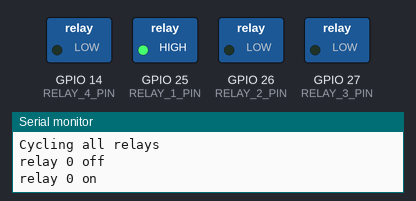
A sketch run on a simulated ESP32. On the bench: switched loads named in the sketch (green lamp = pin HIGH), the last lines printed to the serial monitor.

Above: at 0.1 s.
At 2.1 s:
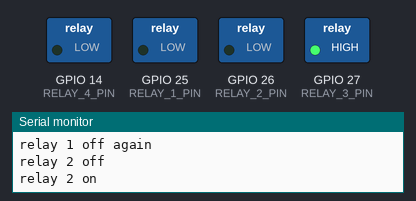
At 4.1 s:
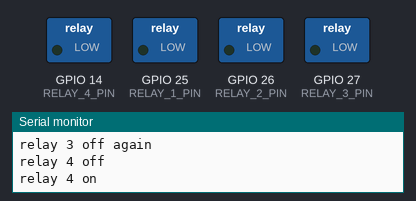
At 7.1 s:
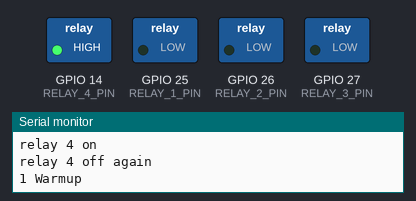
At 66.1 s:
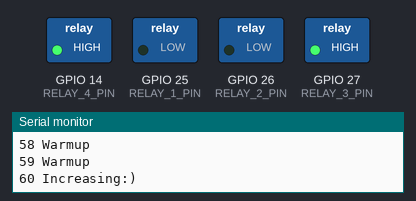
At 126.1 s:
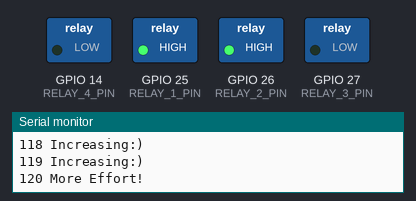
Timing chart, 0 to 127.6 s (numbered marks = the images above):
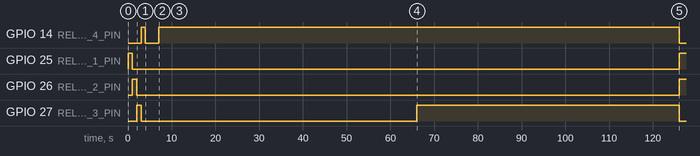

The sketch:

basicTurboTrainer_esp32.ino
```cpp
// Adrian Pilkington 2025

// massively cut down turbo trainer, just runs relays to a set exercise program

#define RELAY_1_PIN 25
#define RELAY_2_PIN 26
#define RELAY_3_PIN 27
#define RELAY_4_PIN 14
#define NUMBER_OF_RELAYS 4

bool inExerciseProg = true;
int inExerciseProgCounter = true;

int relayPinArray[NUMBER_OF_RELAYS] = {RELAY_1_PIN, RELAY_2_PIN, RELAY_3_PIN, RELAY_4_PIN};

#define INTERVAL_WARMUP 60
#define INTERVAL_STARTING 120
#define INTERVAL_INCREASING 240
#define INTERVAL_MAX_EFFORT_1 270
#define INTERVAL_BETWEEN    300
#define INTERVAL_MAX_EFFORT_2 330
#define INTERVAL_COOLDOWN 360
#define INTERVAL_END 390

void setup()
{
  pinMode(RELAY_1_PIN, OUTPUT);
  digitalWrite(RELAY_1_PIN, LOW);
  pinMode(RELAY_2_PIN, OUTPUT);
  digitalWrite(RELAY_2_PIN, LOW);
  pinMode(RELAY_3_PIN, OUTPUT);
  digitalWrite(RELAY_3_PIN, LOW);
  pinMode(RELAY_4_PIN, OUTPUT);
  digitalWrite(RELAY_4_PIN, LOW);

  Serial.begin(115200);

  // cycle the realsy to as an audible check everythings running
  Serial.println("Cycling all relays");

  for (int i = 0; i <= NUMBER_OF_RELAYS; i++)
  {
    Serial.print("relay ");
    Serial.print(i);
    Serial.println(" off");
    digitalWrite(relayPinArray[i], LOW);
    digitalWrite(relayPinArray[i], HIGH);
    Serial.print("relay ");
    Serial.print(i);
    Serial.println(" on");
    sleep(1);
    digitalWrite(relayPinArray[i], LOW);
    Serial.print("relay ");
    Serial.print(i);
    Serial.println(" off again");
  }
  sleep(2);
}


void loop()
{
  Serial.print(inExerciseProgCounter);
  Serial.print(" ");
  // inExerciseProg causes the relays to be set in a predefined sequence
  if (inExerciseProg == true)
  {
     if (inExerciseProgCounter < INTERVAL_WARMUP)
     {
         Serial.println("Warmup");
         digitalWrite(RELAY_1_PIN, LOW);
         digitalWrite(RELAY_2_PIN, LOW);
         digitalWrite(RELAY_3_PIN, LOW);
         digitalWrite(RELAY_4_PIN, HIGH);
     }
     else if (inExerciseProgCounter < INTERVAL_STARTING)
     {
        Serial.println("Increasing:)");
         digitalWrite(RELAY_1_PIN, LOW);
         digitalWrite(RELAY_2_PIN, LOW);
         digitalWrite(RELAY_3_PIN, HIGH);
         digitalWrite(RELAY_4_PIN, HIGH);
     }
     else if (inExerciseProgCounter < INTERVAL_INCREASING)
     {
        Serial.println("More Effort!");
         digitalWrite(RELAY_1_PIN, HIGH);
         digitalWrite(RELAY_2_PIN, HIGH);
         digitalWrite(RELAY_3_PIN, LOW);
         digitalWrite(RELAY_4_PIN, LOW);
     }
     else if (inExerciseProgCounter < INTERVAL_MAX_EFFORT_1)
     {
        Serial.println("Max Effort!");
         digitalWrite(RELAY_1_PIN, HIGH);
         digitalWrite(RELAY_2_PIN, HIGH);
         digitalWrite(RELAY_3_PIN, HIGH);
         digitalWrite(RELAY_4_PIN, HIGH);
     }
     else if (inExerciseProgCounter < INTERVAL_BETWEEN)
     {
        Serial.println("Increasing:)");
         digitalWrite(RELAY_1_PIN, LOW);
         digitalWrite(RELAY_2_PIN, LOW);
         digitalWrite(RELAY_3_PIN, HIGH);
         digitalWrite(RELAY_4_PIN, HIGH);
     }
     else if (inExerciseProgCounter < INTERVAL_MAX_EFFORT_2)
     {
        Serial.println("Max Effort!");
         digitalWrite(RELAY_1_PIN, HIGH);
         digitalWrite(RELAY_2_PIN, HIGH);
         digitalWrite(RELAY_3_PIN, HIGH);
         digitalWrite(RELAY_4_PIN, HIGH);
     }
     else if (inExerciseProgCounter < INTERVAL_COOLDOWN)
     {
        Serial.println("Cooldown 1");
         digitalWrite(RELAY_1_PIN, LOW);
         digitalWrite(RELAY_2_PIN, LOW);
         digitalWrite(RELAY_3_PIN, HIGH);
         digitalWrite(RELAY_4_PIN, HIGH);
     }

     inExerciseProgCounter++;


     if (inExerciseProgCounter > INTERVAL_END)
     {
        inExerciseProgCounter = 0;
         Serial.println("Restart!");
     }
  }
  sleep(1);
}
```

Measured:
- by itself, GPIO 14 (RELAY_4_PIN): HIGH → LOW at 4.0 s, → HIGH 3.0 s later, → LOW 119 s later
- by itself, GPIO 25 (RELAY_1_PIN): HIGH → LOW at 1.0 s, → HIGH 125 s later
- by itself, GPIO 26 (RELAY_2_PIN): HIGH → LOW at 2.0 s, → HIGH 124 s later
- by itself, GPIO 27 (RELAY_3_PIN): HIGH → LOW at 3.0 s, → HIGH 63.0 s later, → LOW 60.0 s later
